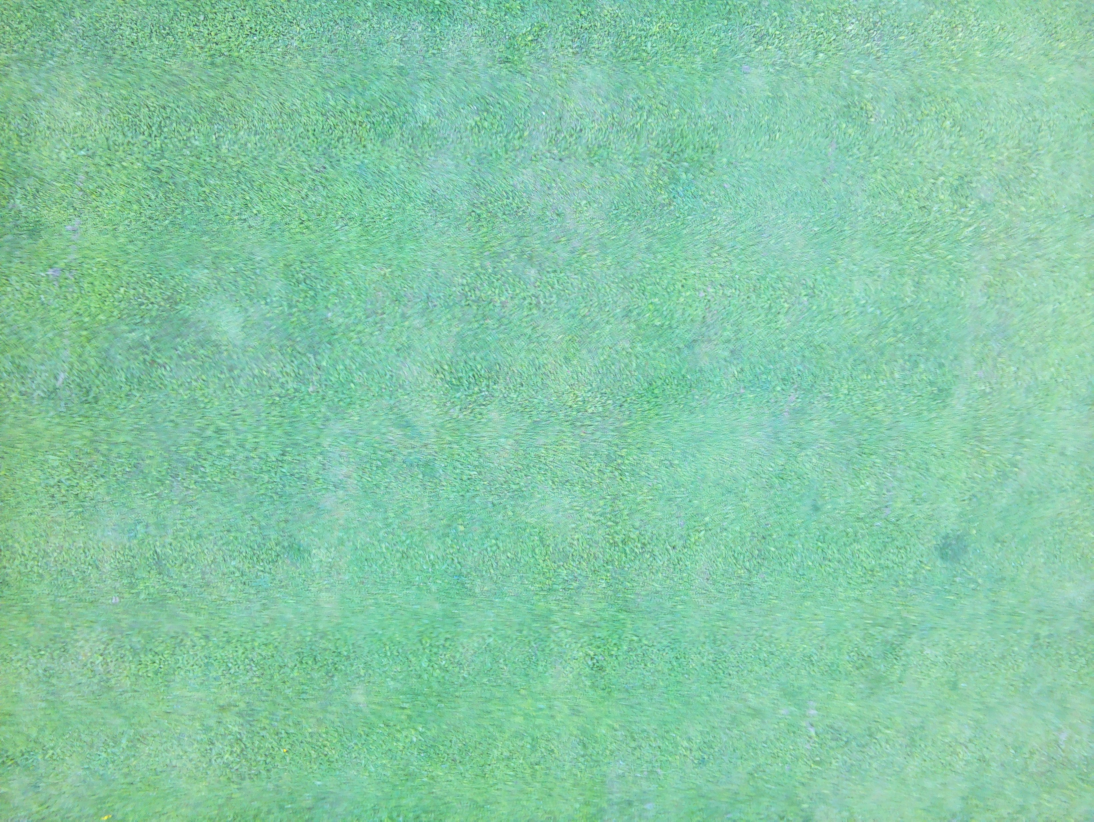
#> input picture Pictures/capture_5/img_25.jpg, 3280 x 2464 px, found by its file name (shown at 1/3 size)
$ python Animal_detection.py
#> lines starting #> are read from the running program, lines starting #| are printed output that depends on the picture; after the words box and inside, x2 and y2 are one past the last pixel; in counts of white or black regions, pixels touching at a corner belong together
import numpy as np
import cv2


import matplotlib.pyplot as plt


animal_huMoments_old = [
(np.array([2.36169072e-01, 2.17350011e-02, 1.17960212e-04, 4.64883236e-04, 1.03820211e-07, 6.82483761e-05, 3.27520501e-08]), "Antelope"),
(np.array([3.00897437e-01, 5.98463195e-02, 3.72894655e-03, 1.48597653e-03, 3.38272127e-06, 2.91509190e-04, 8.90339768e-07]), "Zebra"),
(np.array([3.35128769e-01, 8.46137006e-02, 1.41238550e-03, 8.70711121e-04, 9.65542890e-07, 2.52998571e-04, -8.33788856e-09]), "Lion"),
(np.array([3.35944104e-01, 8.47196546e-02, 2.48696965e-03, 1.41426456e-03, 2.64174337e-06, 3.89449845e-04, -2.36992237e-07]), "Rhino"),
(np.array([2.74433840e-01, 4.35331829e-02, 1.72701051e-03, 3.67493877e-04, 2.58260712e-07, 2.99085496e-05, -1.37891731e-07]), "Elephant"),
(np.array([2.70362332e-01, 4.09247858e-02, 2.94455871e-03, 8.33865451e-04, 1.12140135e-06, 9.91531579e-05, -6.70635815e-07]), "Hippo")]

animal_huMoments = [
(np.array([2.64715307e-01, 3.04745422e-02, 3.68543692e-04, 1.02669871e-03, 6.10939056e-07, 1.79125323e-04, 1.60035037e-07]), "Antelope"),
(np.array([3.25557048e-01, 7.38786639e-02, 4.67947835e-03, 2.23339726e-03, 7.08708626e-06, 5.07668707e-04, 1.37990102e-06]), "Zebra"),
(np.array([3.71532739e-01, 1.08488313e-01, 4.85084292e-03, 3.27610637e-03, 1.30600294e-05, 1.07906733e-03, 3.36786005e-08]), "Lion"),
(np.array([3.37503056e-01, 8.56412104e-02, 2.33793190e-03, 1.33973649e-03, 2.36156554e-06, 3.70294112e-04, -2.12126020e-07]), "Rhino"),
(np.array([2.71181323e-01, 4.13444790e-02, 1.41532936e-03, 5.06349882e-04, 4.24014765e-07, 6.63479796e-05, -6.28807824e-08]), "Elephant"),
(np.array([2.87423401e-01, 4.95896295e-02, 4.04005449e-03, 1.49108822e-03, 3.43295687e-06, 2.42943985e-04, -1.26822889e-06]), "Hippo")]


#[3.71532739e-01, 1.08488313e-01, 4.85084292e-03, 3.27610637e-03, 1.30600294e-05, 1.07906733e-03, 3.36786005e-08]
#[3.68630683e-01, 1.06982320e-01, 3.43215097e-03, 2.30838685e-03, 6.49748812e-06, 7.55027878e-04, 1.06592739e-08]
#[3.86516267e-01,  1.20874070e-01,  4.13693078e-03,  2.80644518e-03, 9.56126509e-06,  9.72836020e-04, -1.57096387e-07]

#[0.374388284500000, 0.111666105000000, 0.003212716420000, 0.002234580480000, 6.086034125000000e-06, 7.473723410000000e-04, -4.266164399999999e-09]


#[0.384979338000000, 0.119832625500000, 0.002719855635000, 0.001922477050000, 4.407918030000000e-06, 6.644579509999999e-04, 1.502157980000000e-08]

# [17 lines left out: function draw_largest_contour, not called in this run]


def blur_and_filter(img):
    #blur_img = cv2.blur(img, (3,3)) # Box filter - AxB dimension
    filtered_img = cv2.bilateralFilter(img, 8, 150, 150) # diameter, different colours considered similar, distance considered neightbouring
    return filtered_img

def grass_masking(filtered_img):
    hsv_img = cv2.cvtColor(filtered_img, cv2.COLOR_BGR2HSV)
    grass_lower = np.array([30, 30, 30]) # Hue - Saturation - Value  --  maybe lower saturation and value?
    grass_upper = np.array([85, 255, 255])
    grass_mask = cv2.inRange(hsv_img, grass_lower, grass_upper)

    shadow_lower = np.array([0, 0, 0]) # Hue - Saturation - Value  --  maybe lower saturation and value?
    shadow_upper = np.array([180, 255, 50])
    shadow_mask = cv2.inRange(hsv_img, shadow_lower, shadow_upper)

    mask = cv2.bitwise_or(grass_mask, shadow_mask)

    kernel = np.ones((5, 5), np.uint8)
    mask = cv2.morphologyEx(mask, cv2.MORPH_OPEN, kernel)  # removes small noise
    mask = cv2.morphologyEx(mask, cv2.MORPH_CLOSE, kernel) # fills small holes

    return mask

# [10 lines left out: function white_masking, not called in this run]

def find_edges(masked_img):
    edge_img = cv2.Canny(masked_img, 100, 200)
    return edge_img

def find_contours(edge_img):
    kernel = np.ones((3, 3), np.uint8)
    closed_img = cv2.morphologyEx(edge_img, cv2.MORPH_CLOSE, kernel)
    contours, hierarchy = cv2.findContours(closed_img, cv2.RETR_EXTERNAL, cv2.CHAIN_APPROX_SIMPLE)
    return contours


def contour_analysis(contours, contour_min_area, min_dim):
    print("\nAmount of detected contours:")
    print(len(contours))
    min_w = min_dim
    min_h = min_dim

    filtered_contours = []

    for cnt in contours:
        area = cv2.contourArea(cnt)
        perimiter = cv2.arcLength(cnt, True)

        if area < contour_min_area:
            continue

        filtered_contours.append(cnt)


    amount = 0
    contour_data = []
    for cnt in filtered_contours:
        moment = cv2.moments(cnt)
        huMoment = cv2.HuMoments(moment)

        if moment["m00"] != 0:
            cx = int(moment["m10"] / moment["m00"])
            cy = int(moment["m01"] / moment["m00"])
        else:
            cx, cy = 0, 0

        amount = amount + 1
        contour_data.append((huMoment.flatten(), (cx,cy), "TBD", cnt))

    print("\nAmount after filtering for size:")
    print(len(contour_data))

    return contour_data


# [29 lines left out: function detect_animal_1, not called in this run]

def log_normalize(huMoment):
    return -np.sign(huMoment) * np.log10(np.abs(huMoment) + 1e-10)
def detect_animal_2(contour_data, diff):
    animal_contour_data = []
    for cnt_data in contour_data:
        huMoment, (cx,cy), contour_name, contour = cnt_data
        data = None
        lowest_comp = 10
        print("\n\n NEW CONTOUR\n")
        print(huMoment.flatten())
        for animals in animal_huMoments:
            animal_huMoment, animal_name = animals
            #weights = np.array([1.0, 0.8, 0.5, 0.5, 0.3, 0.3, 0.1])
            comp = np.linalg.norm((log_normalize(animal_huMoment) - log_normalize(huMoment)))
            print(animal_name)
            print(comp)
            if comp < lowest_comp:
                lowest_comp = comp
                data = (huMoment.flatten(), (cx,cy), animal_name, contour)

        if lowest_comp < diff:
            animal_contour_data.append(data)
            print("\nGOT ONE")
            print(data[2])
            print(lowest_comp)

    print("\nAmount of detected animals:")
    print(len(animal_contour_data))
    return animal_contour_data


def draw_animal_contours(background_img, animal_contour_data):
    for animal_cnt_data in animal_contour_data:
        huMoment, (cx,cy), animal_name, contour = animal_cnt_data
        cv2.drawContours(background_img, contour, -1, (0, 0, 255), 10) # contour index, colour, linewidth
        cv2.putText(background_img, animal_name, (cx, cy), cv2.FONT_HERSHEY_SIMPLEX, 5, (255, 0, 0), 10)

def draw_only_animals(img, animal_contour_data):
    mask = np.zeros(img.shape[:2], dtype=np.uint8)
    for data in animal_contour_data:
        huMoment, (cx,cy), animal_name, contour = data
        cv2.drawContours(mask, [contour], -1, 255, thickness=cv2.FILLED)

    return cv2.bitwise_and(img, img, mask=mask)


def plot_images(images):
    fig, ax = plt.subplots(2, 4, figsize=(10, 8))
    ax[0, 0].imshow(cv2.cvtColor(images[0][0], cv2.COLOR_BGR2RGB))
    ax[0, 0].set_title(images[0][1])

    ax[0, 1].imshow(cv2.cvtColor(images[1][0], cv2.COLOR_BGR2RGB))
    ax[0, 1].set_title(images[1][1])

    ax[0, 2].imshow(cv2.cvtColor(images[2][0], cv2.COLOR_BGR2RGB), cmap='gray')
    ax[0, 2].set_title(images[2][1])

    ax[0, 3].imshow(cv2.cvtColor(images[3][0], cv2.COLOR_BGR2RGB), cmap='gray')
    ax[0, 3].set_title(images[3][1])

    ax[1, 0].imshow(cv2.cvtColor(images[4][0], cv2.COLOR_BGR2RGB))
    ax[1, 0].set_title(images[4][1])

    ax[1, 1].imshow(cv2.cvtColor(images[5][0], cv2.COLOR_BGR2RGB))
    ax[1, 1].set_title(images[5][1])

    ax[1, 2].imshow(cv2.cvtColor(images[6][0], cv2.COLOR_BGR2RGB))
    ax[1, 2].set_title(images[6][1])

    ax[1, 3].imshow(cv2.cvtColor(images[7][0], cv2.COLOR_BGR2RGB))
    ax[1, 3].set_title(images[7][1])
    plt.show()


def check_image(image_link):
#> called with image_link = 'ANIMAL DETECTION/capture_1/img_25.jpg'
    img = cv2.imread(image_link, 1)
#> img is the input picture: shape (2464, 3280, 3); mean B, G, R 166.7, 201.1, 134

    filtered_img = blur_and_filter(img)
    grass_mask = grass_masking(filtered_img)
#> in grass_masking, `grass_mask = cv2.inRange(hsv_img, grass_lower, grass_upper)`:
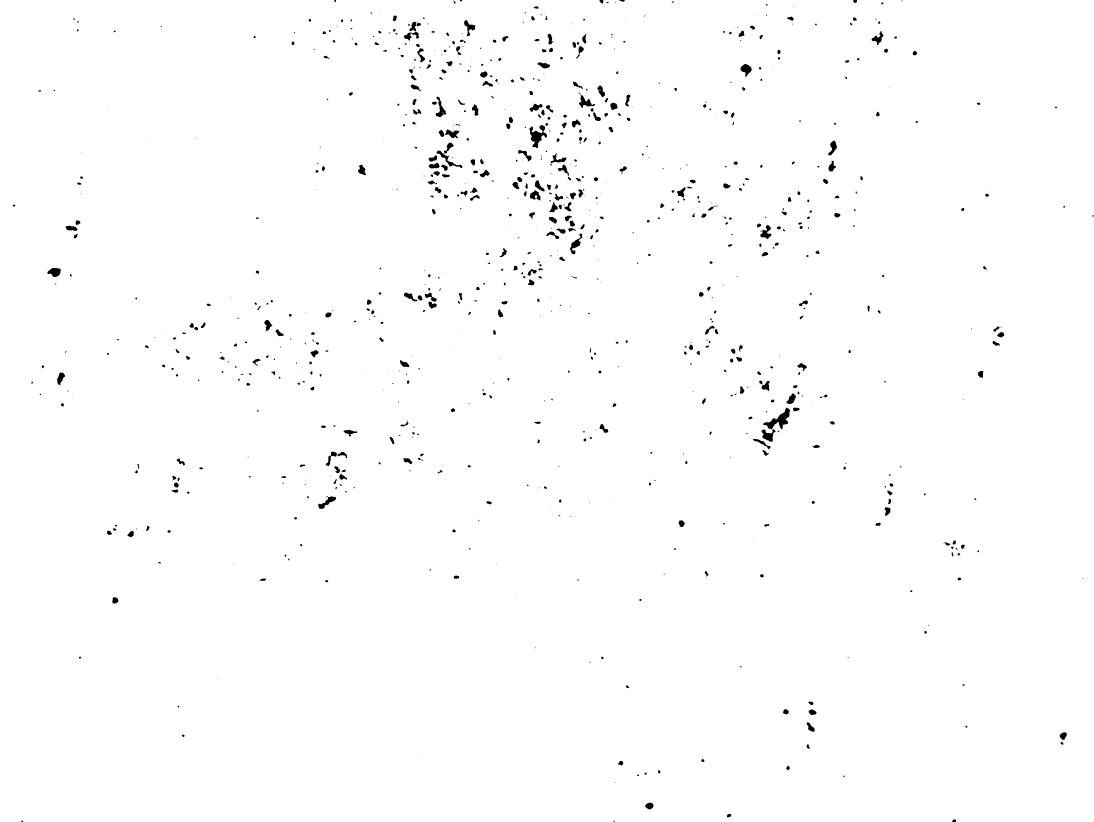
#> grass_mask: shape (2464, 3280) (shown at 1/3 size); 99.1% white; 910 black regions (355 under 20 px), largest, box (x1, y1, x2, y2) and area: (2284, 1223, 2370, 1325) 2787, (1588, 375, 1641, 444) 1660, (1710, 701, 1747, 763) 787
#> in grass_masking, `mask = cv2.morphologyEx(mask, cv2.MORPH_CLOSE, kernel)`:
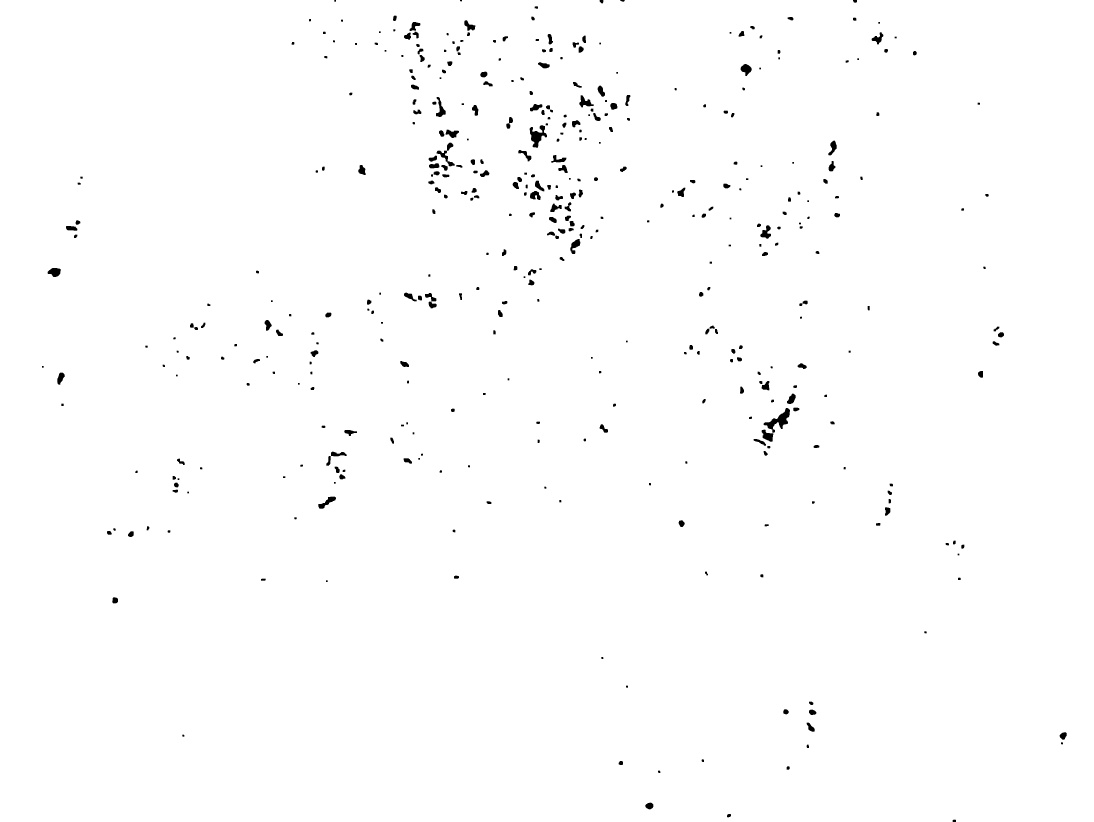
#> mask: shape (2464, 3280) (shown at 1/3 size); 99.2% white; 421 black regions, largest, box (x1, y1, x2, y2) and area: (2291, 1224, 2370, 1298) 2051, (1589, 376, 1641, 443) 1682, (1310, 428, 1364, 499) 1005
    edge_img = find_edges(grass_mask)
#> in find_edges, `edge_img = cv2.Canny(masked_img, 100, 200)`:
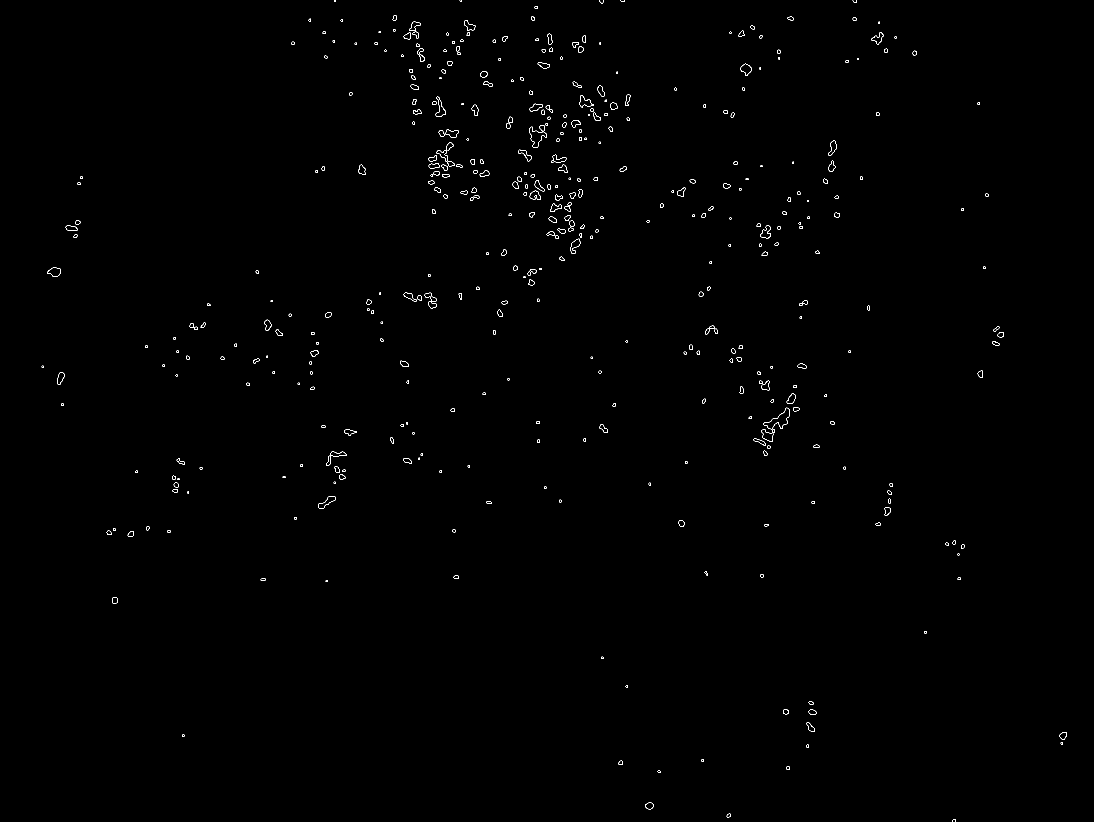
#> edge_img: shape (2464, 3280) (shown at 1/3 size); 0.23% white in thin lines or dots

    contours = find_contours(edge_img)
#> in find_contours, `contours, hierarchy = cv2.findContours(closed_img, cv2.RETR_EXTERNAL, ..`: contours = 406 contours, 6 with area under 20; largest, box (x1, y1, x2, y2) and area: (2284, 1223, 2370, 1325) 2822, (1588, 375, 1641, 443) 1692, (1309, 427, 1364, 499) 1019, (954, 1489, 1008, 1526) 764, (142, 803, 182, 831) 762


    contour_img = img.copy()
    cv2.drawContours(contour_img, contours, -1, (0, 0, 255), 10) # contour index, colour, linewidth
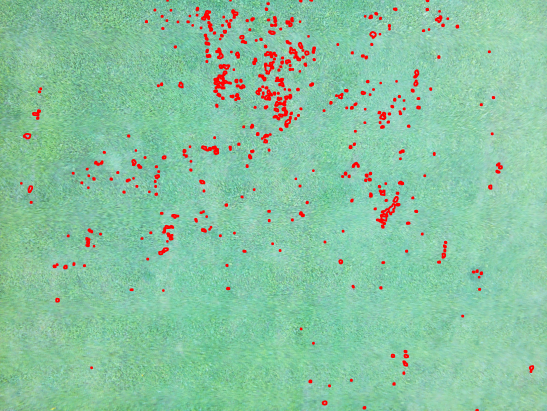
#> contour_img: shape (2464, 3280, 3) (shown at 1/6 size); mean B, G, R 162.3, 196.3, 136.8

    contour_min_area = 5000 # OLD VALUE = 20
    min_dim = 0.1
    contour_data = contour_analysis(contours, contour_min_area, min_dim)
#| 406
#> the loop in contour_analysis, `for cnt in contours:` made 406 passes
#> (area, perimiter) on passes 2 to 4: (96.5, 38.73), (367.5, 73.36), (42, 24.49)
#> after the loop in contour_analysis, `for cnt in contours:`: filtered_contours = []
#> after the loop in contour_analysis, `for cnt in filtered_contours:`: amount = 0; contour_data = []
#| 0
#> contour_data = []

    mag = 4 # Maximum magnitude of the hu moment difference vector
    animal_contour_data = detect_animal_2(contour_data, mag)
#| 0
#> animal_contour_data = []


    filtered_contours = []
    filtered_contour_img = img.copy()
    for cnt in contour_data:
        huMoment, (cx,cy), contour_name, filtered_contour = cnt
        filtered_contours.append(filtered_contour)
        cv2.drawContours(filtered_contour_img, filtered_contour, -1, (0, 0, 255), 10) # contour index, colour, linewidth
#> this loop made 0 passes
#> after the loop, filtered_contours = []

    #draw_largest_contour(img, filtered_contours)


    animals_img = img.copy()
    draw_animal_contours(animals_img, animal_contour_data)

    only_animals_img = draw_only_animals(img, animal_contour_data)


    images = [(img, "1 Original"), (filtered_img, "2 Filtered"),
              (grass_mask, "3 Masked"), (edge_img, "4 Edge detection"), (contour_img, "5 Applied contours"),
              (filtered_contour_img, "6 Filtered contours"), (animals_img, "8 Detected animals"),
              (only_animals_img, "8 Only animals")]
    plot_images(images)
#> in plot_images, `plt.show()`:
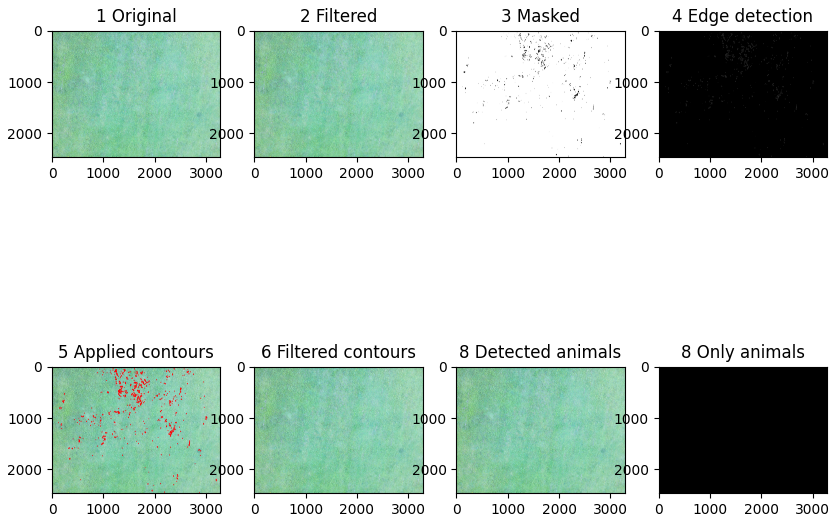
#> figure drawn by matplotlib, 8 panels

#check_image('ANIMAL DETECTION/img_xxx.jpg')
#check_image('ANIMAL DETECTION/capture_1/img_52.jpg')
check_image('ANIMAL DETECTION/capture_1/img_25.jpg')

# check_image('ANIMAL DETECTION/capture_1/img_93.jpg') - works
